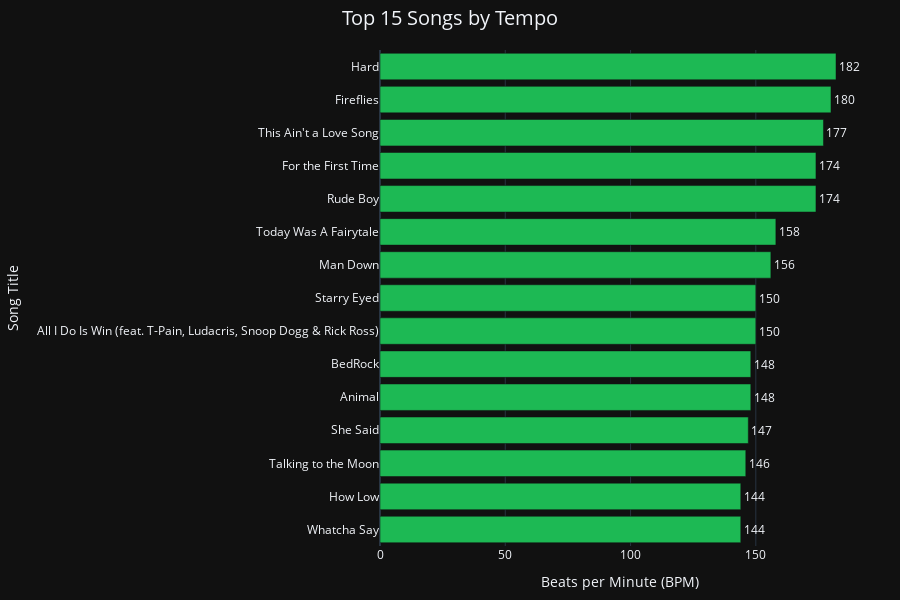

Write notebook code for a chart like this one.
### Code cell
fig = px.bar(
    example_df,
    y='title',
    x='bpm',
    text='bpm',
    color_discrete_sequence=["#1DB954"],
    labels={'bpm': 'Tempo (BPM)', 'title': 'Song Title'},
    title=f"Top 15 Songs by Tempo",
    template='plotly_dark',
)

fig.update_layout(
    height=600,
    xaxis_title="Beats per Minute (BPM)",
    yaxis_title="Song Title",
    title_font_size=20,
    title_x=0.5,
    margin=dict(l=40, r=40, t=50, b=40),
)
fig.update_traces(textposition='outside')
fig.show()

### Figure 1 — Plotly figure (JSON) as saved in the notebook; plotly's stock layout.template omitted (floating-point values rounded to 4 significant figures)
{"data": [{"alignmentgroup": "True", "hovertemplate": "Tempo (BPM)=%{text}<br>Song Title=%{y}<extra></extra>", "legendgroup": "", "marker": {"color": "#1DB954", "pattern": {"shape": ""}}, "name": "", "offsetgroup": "", "orientation": "h", "showlegend": false, "text": [144, 144, 146, 147, 148, 148, 150, 150, 156, 158, 174, 174, 177, 180, 182], "textposition": "outside", "type": "bar", "x": [144, 144, 146, 147, 148, 148, 150, 150, 156, 158, 174, 174, 177, 180, 182], "xaxis": "x", "y": ["Whatcha Say", "How Low", "Talking to the Moon", "She Said", "Animal", "BedRock", "All I Do Is Win (feat. T-Pain, Ludacris, Snoop Dogg & Rick Ross)", "Starry Eyed", "Man Down", "Today Was A Fairytale", "Rude Boy", "For the First Time", "This Ain't a Love Song", "Fireflies", "Hard"], "yaxis": "y"}], "layout": {"barmode": "relative", "height": 600, "legend": {"tracegroupgap": 0}, "margin": {"b": 40, "l": 40, "r": 40, "t": 50}, "title": {"font": {"size": 20}, "text": "Top 15 Songs by Tempo", "x": 0.5}, "xaxis": {"anchor": "y", "domain": [0, 1], "title": {"text": "Beats per Minute (BPM)"}}, "yaxis": {"anchor": "x", "domain": [0, 1], "title": {"text": "Song Title"}}}}
